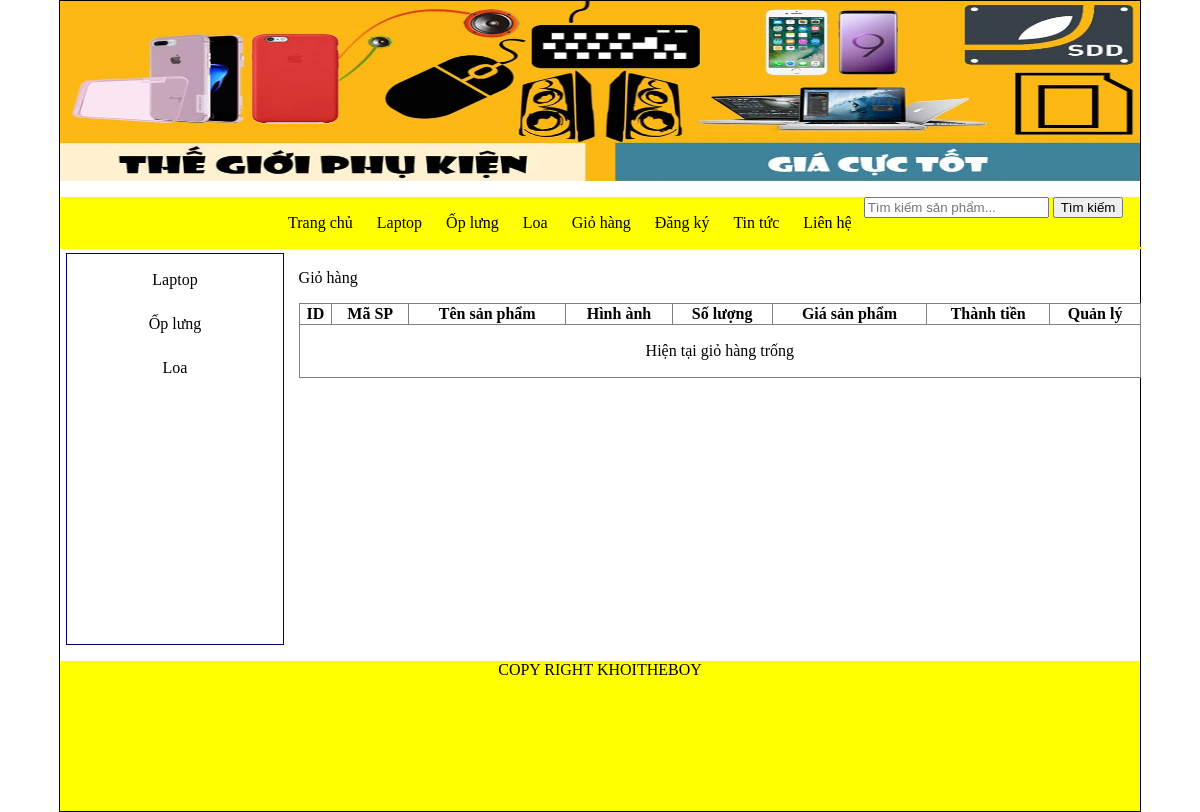
Screenshot of /php/pages/index.php?quanly=giohang with the database file from the repository.
### tables this page shows
CREATE TABLE `tbl_danhmuc` (
  `id_danhmuc` int(11) NOT NULL,
  `tendanhmuc` varchar(100) NOT NULL,
  `thutu` int(11) NOT NULL
);

### php/pages/menu.php (the view, shortened to what this page needs)
<?php
    $sql_danhmuc = "SELECT*FROM tbl_danhmuc ORDER BY id_danhmuc DESC";
    $query_danhmuc = mysqli_query($mysqli,$sql_danhmuc);
?>
<div class="menu">
    <ul class="list_menu">
        <li><a href="index.php">Trang chủ</a></li>
        <?php
        while($row_danhmuc = mysqli_fetch_array($query_danhmuc)){
        ?>
        <li><a href="index.php?quanly=danhmucsanpham&id=<?php echo $row_danhmuc['id_danhmuc']?>"><?php echo $row_danhmuc['tendanhmuc']?></a></li>
        <?php
        }
        ?>
        <li><a href="index.php?quanly=giohang">Giỏ hàng</a></li>
        <?php
        if(isset($_SESSION['dangky'])){
        ?>
        <li><a href="index.php?dangxuat=1">Đăng xuất</a></li>
        <?php
        }else{
        ?>
        <li><a href="index.php?quanly=dangky">Đăng ký</a></li>
        <?php
        }
        ?>
        <li><a href="index.php?quanly=tintuc">Tin tức</a></li>
        <li><a href="index.php?quanly=lienhe">Liên hệ</a></li>
    </ul>
    <p>
        <form action="index.php?quanly=timkiem" method="POST">
            <input type="text" placeholder="Tìm kiếm sản phẩm..." name = "tukhoa">
            <input type="submit" name="timkiem" value="Tìm kiếm">
        </form>
    </p>
</div>

### php/pages/sidebar/sidebar.php
<div class="sidebar">
        <ul class="list_sidebar">
            <?php
                $sql_danhmuc = "SELECT * FROM tbl_danhmuc ORDER BY id_danhmuc DESC";
                $query_danhmuc = mysqli_query($mysqli,$sql_danhmuc);
                while($row = mysqli_fetch_array($query_danhmuc)){
            ?>
            <li><a href="index.php?quanly=danhmucsanpham&id=<?php echo $row['id_danhmuc'] ?>"><?php echo $row['tendanhmuc'] ?></a></li>
            <?php
            }
            ?>
        </ul>
</div>

### php/pages/style.css (style rules this page uses)
body { margin: 0; padding: auto; }
.menu { height: 50px; width: 100%; background: yellow; }
ul.list_menu { padding: 0; margin: 0; list-style: none; margin: 0 auto; width: 60%; line-height: 27px; }
ul.list_menu li a { text-decoration: none; text-align: center; color: #000; }
ul.list_menu li { float: left; margin: 7px; padding: 5px; }
ul.list_sidebar { padding: 0; margin: 0; list-style: none; width: 100%; line-height: 27px; }
ul.list_sidebar li a { text-decoration: none; text-align: center; color: #000; display: block; }
ul.list_sidebar li { margin: 7px; padding: 5px; }
.sidebar { border: 1px solid #006; height: 390px; width: 20%; margin-top: 5px; margin-left: 5px; float: left; }

### rows the page displays
tbl_danhmuc: tendanhmuc "Laptop"
tbl_danhmuc: tendanhmuc "Ốp lưng"
tbl_danhmuc: tendanhmuc "Loa"
